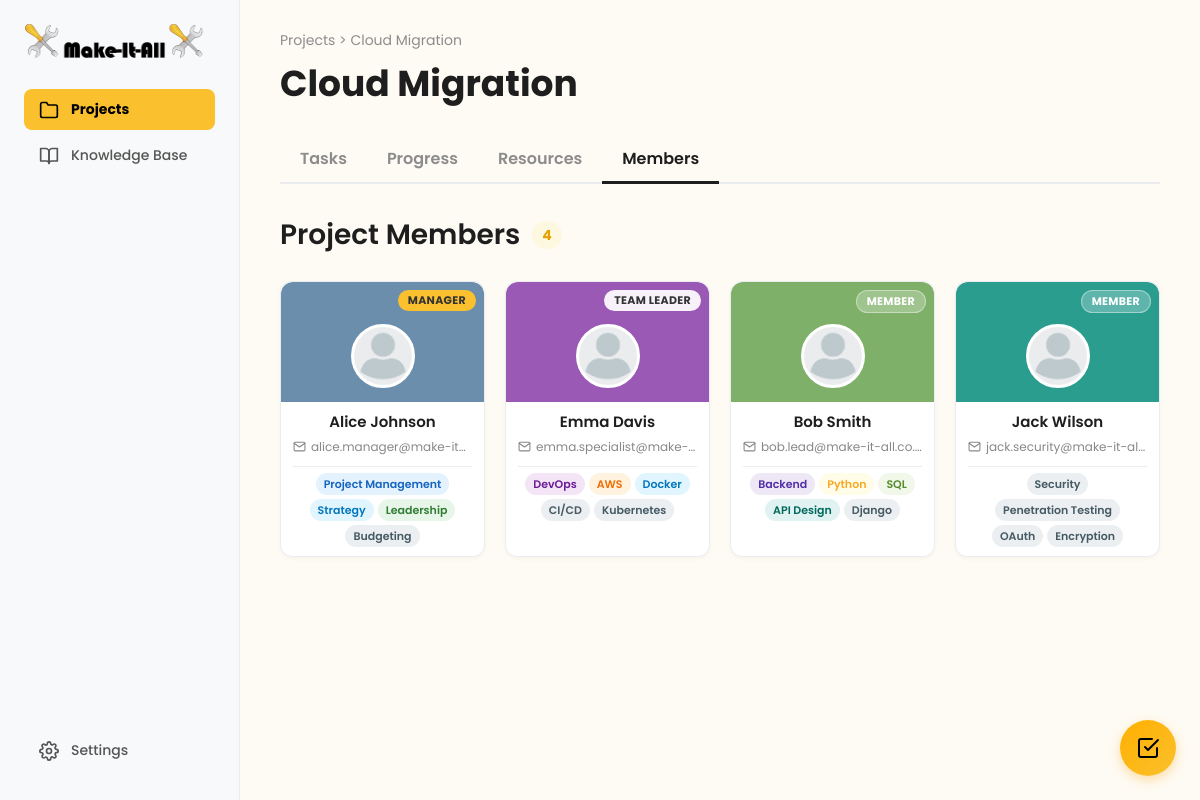
The app's page /user/project/project-members.php?project_id=5 (signed in) with its own data.
### tables this page shows
CREATE TABLE projects (
    project_id INT AUTO_INCREMENT PRIMARY KEY,
    project_name VARCHAR(255) NOT NULL,
    description TEXT,
    created_by INT NOT NULL COMMENT 'Manager who created the project',
    team_leader_id INT NULL COMMENT 'Assigned team leader',
    start_date DATE NOT NULL,
    deadline DATE NOT NULL,
    estimated_completion_date DATE NULL COMMENT 'Calculated based on velocity',
    completed_date DATE NULL,
    status ENUM('planning', 'active', 'on_hold', 'completed', 'archived') DEFAULT 'active',
    priority ENUM('low', 'medium', 'high') DEFAULT 'medium',
    completion_percentage DECIMAL(5,2) DEFAULT 0.00,
    overdue_tasks_count INT DEFAULT 0,
    resource_level ENUM('sufficient', 'tight', 'under_resourced') DEFAULT 'sufficient',
    created_at TIMESTAMP DEFAULT CURRENT_TIMESTAMP,
    updated_at TIMESTAMP DEFAULT CURRENT_TIMESTAMP ON UPDATE CURRENT_TIMESTAMP,
    archived_at TIMESTAMP NULL,
    FOREIGN KEY (created_by) REFERENCES users(user_id) ON DELETE RESTRICT,
    FOREIGN KEY (team_leader_id) REFERENCES users(user_id) ON DELETE SET NULL,
    INDEX idx_status (status),
    INDEX idx_created_by (created_by),
    INDEX idx_team_leader (team_leader_id),
    INDEX idx_deadline (deadline),
    INDEX idx_priority (priority)
);

CREATE TABLE users (
    user_id INT AUTO_INCREMENT PRIMARY KEY,
    email VARCHAR(255) NOT NULL UNIQUE,
    password_hash VARCHAR(255) NULL COMMENT 'NULL for non-registered employees',
    is_registered BOOLEAN DEFAULT FALSE,
    first_name VARCHAR(100) NOT NULL,
    last_name VARCHAR(100) NOT NULL,
    profile_picture VARCHAR(255) DEFAULT '/default-avatar.png',
    role ENUM('manager', 'team_leader', 'team_member', 'technical_specialist') NOT NULL DEFAULT 'team_member',
    department VARCHAR(100),
    specialties TEXT COMMENT 'JSON array: ["Frontend", "React", "UX Design"]',
    manager_id INT NULL COMMENT 'Self-referencing FK - who manages this user',
    is_active BOOLEAN DEFAULT TRUE,
    last_login TIMESTAMP NULL,
    created_at TIMESTAMP DEFAULT CURRENT_TIMESTAMP,
    updated_at TIMESTAMP DEFAULT CURRENT_TIMESTAMP ON UPDATE CURRENT_TIMESTAMP,
    FOREIGN KEY (manager_id) REFERENCES users(user_id) ON DELETE SET NULL,
    INDEX idx_email (email),
    INDEX idx_role (role),
    INDEX idx_manager (manager_id),
    INDEX idx_is_registered (is_registered),
    INDEX idx_is_active (is_active)
);

CREATE TABLE project_members (
    project_member_id INT AUTO_INCREMENT PRIMARY KEY,
    project_id INT NOT NULL,
    user_id INT NOT NULL,
    project_role ENUM('team_leader', 'member') DEFAULT 'member',
    joined_at TIMESTAMP DEFAULT CURRENT_TIMESTAMP,
    left_at TIMESTAMP NULL COMMENT 'Soft delete - set when member leaves project',
    FOREIGN KEY (project_id) REFERENCES projects(project_id) ON DELETE CASCADE,
    FOREIGN KEY (user_id) REFERENCES users(user_id) ON DELETE CASCADE,
    UNIQUE KEY unique_project_user (project_id, user_id),
    INDEX idx_project (project_id),
    INDEX idx_user (user_id),
    INDEX idx_left_at (left_at)
);

### actions/guard_project_access.php (called while the page is built, shortened)
<?php
function guardProjectAccess(PDO $db, int $projectId, int $userId): array
{
    $stmt = $db->prepare("
        SELECT
            p.project_id,
            p.project_name,
            p.description,
            p.status,
            p.deadline,
            p.team_leader_id,
            p.created_by,
            CASE WHEN p.team_leader_id = :uid THEN 1 ELSE 0 END AS is_team_leader,
            CASE WHEN pm.user_id IS NOT NULL THEN 1 ELSE 0 END AS is_member
        FROM projects p
        LEFT JOIN project_members pm
            ON pm.project_id = p.project_id
           AND pm.user_id = :uid
           AND pm.left_at IS NULL
        WHERE p.project_id = :pid
          AND (
              p.created_by = :uid
              OR p.team_leader_id = :uid
              OR pm.user_id IS NOT NULL
          )
        LIMIT 1
    ");
    $stmt->execute([':pid' => $projectId, ':uid' => $userId]);
    $project = $stmt->fetch(PDO::FETCH_ASSOC);
    $roleLower = strtolower((string)($_SESSION['role'] ?? ''));
    $isManager = ($roleLower === 'manager');
    $isTeamLeaderOfThisProject = ((int)$project['is_team_leader'] === 1);
    $canManageProject = $isManager || $isTeamLeaderOfThisProject;
    $canCloseProject = $isManager;
    return [
        'project' => $project,
        'isManager' => $isManager,
        'isTeamLeaderOfThisProject' => $isTeamLeaderOfThisProject,
        'canManageProject' => $canManageProject,
        'canCloseProject' => $canCloseProject,
    ];
}

### user/project/project-members.php (the view, shortened to what this page needs)
<?php
require_once __DIR__ . "/../../actions/guard_project_access.php";
$projectId = $_SESSION['current_project_id'] ?? null;
$userId = (int) $_SESSION['user_id'];
$database = new Database();
$pdo = $database->getConnection();
$access = guardProjectAccess($pdo, (int) $projectId, $userId);
$project = $access['project'];
$isManager = $access['isManager'];
$bannerColors = [
    '#5B9BD5', '#7FB069', '#9B59B6', '#D4926F', '#45B7B8',
    '#6C8EAD', '#2A9D8F', '#B56576', '#52796F', '#7D8FA0',
];
$specialtyClassMap = [
    'Project Management' => 'spec-project-management',
    'Strategy'           => 'spec-strategy',
    'Leadership'         => 'spec-leadership',
    'Backend'            => 'spec-backend',
    'Python'             => 'spec-python',
    'SQL'                => 'spec-sql',
    'API Design'         => 'spec-api-design',
    'Frontend'           => 'spec-frontend',
    'React'              => 'spec-react',
    'CSS'                => 'spec-css',
    'JavaScript'         => 'spec-javascript',
    'Node.js'            => 'spec-node-js',
    'MongoDB'            => 'spec-mongodb',
    'DevOps'             => 'spec-devops',
    'AWS'                => 'spec-aws',
    'Docker'             => 'spec-docker',
    'CI/CD'              => 'spec-ci-cd',
    'UI Design'          => 'spec-ui-design',
    'Figma'              => 'spec-figma',
    'Prototyping'        => 'spec-prototyping',
];
$stmt = $pdo->prepare("
    SELECT
        u.user_id, u.first_name, u.last_name, u.email,
        u.profile_picture, u.specialties, u.role AS system_role,
        pm.project_role
    FROM project_members pm
    INNER JOIN users u ON u.user_id = pm.user_id
    WHERE pm.project_id = :pid AND pm.left_at IS NULL
    ORDER BY
        CASE pm.project_role
            WHEN 'team_leader' THEN 1
            ELSE 2
        END,
        u.first_name ASC
");
$stmt->execute([':pid' => $projectId]);
$members = $stmt->fetchAll(PDO::FETCH_ASSOC);
$managerId = (int) $project['created_by'];
$teamLeaderId = (int) $project['team_leader_id'];
$managerInList = false;
if (!$managerInList) {
    $stmt = $pdo->prepare("
        SELECT user_id, first_name, last_name, email, profile_picture, specialties, role AS system_role
        FROM users WHERE user_id = :uid
    ");
    $stmt->execute([':uid' => $managerId]);
    $manager = $stmt->fetch(PDO::FETCH_ASSOC);
    if ($manager) {
        $manager['project_role'] = 'manager';
        array_unshift($members, $manager);
    }
}
$memberCount = count($members);
function getMemberColor($uid, $bannerColors, &$colorMap) {
    $color = $bannerColors[array_rand($bannerColors)];
    return $color;
}
?>
<!DOCTYPE html>
<html lang="en">
<head>
    <link rel="stylesheet" href="../dashboard.css">
    <link rel="stylesheet" href="progress.css">
    <link rel="stylesheet" href="project-members.css">
</head>
<body id="project-members-page">
<?php include '../to-do/todo_widget.php'; ?>
<div class="dashboard-container">
    <nav class="sidebar">
        <div class="nav-top">
            <div class="logo-container">
                <img src="../logo.png" alt="Make-It-All Logo" class="logo-icon">
            </div>
            <ul class="nav-main">
                <li class="active-parent">
                    <a href="projects-overview.php"><i data-feather="folder"></i>Projects</a>
                </li>
                <li><a href="../knowledge-base/knowledge-base.html"><i data-feather="book-open"></i>Knowledge Base</a></li>
            </ul>
        </div>
        <div class="nav-footer">
            <ul>
                <li><a href="../settings.php"><i data-feather="settings"></i>Settings</a></li>
            </ul>
        </div>
    </nav>
    <main class="main-content">
        <header class="project-header">
            <div class="project-header-top">
                <div class="breadcrumbs-title">
                    <p class="breadcrumbs"><a href="projects-overview.php">Projects</a> > <span id="project-name-breadcrumb"><?= htmlspecialchars($project['project_name']) ?></span></p>
                    <h1 id="project-name-header"><?= htmlspecialchars($project['project_name']) ?></h1>
                </div>
            </div>
            <nav class="project-nav" id="project-nav-links">
                <a href="#">Tasks</a>
                <a href="#">Progress</a>
                <a href="#">Resources</a>
                <a href="#" class="active">Members</a>
            </nav>
        </header>
        <div class="members-content">
            <div class="members-header">
                <h2>
                    Project Members
                    <span class="members-count-badge" id="members-count"><?= $memberCount ?></span>
                </h2>
            </div>
            <div class="members-grid" id="members-grid">
                <?php foreach ($members as $member): ?>
                    <?php
                        $uid = (int) $member['user_id'];
                        $fullName = htmlspecialchars($member['first_name'] . ' ' . $member['last_name']);
                        $email = htmlspecialchars($member['email']);
                        $profilePic = htmlspecialchars($member['profile_picture']);
                        $bannerColor = getMemberColor($uid, $bannerColors, $_SESSION['employee_colors']);
                        $displayRole = 'Member';
                        $roleClass = 'role-member';
                        if ($uid === $managerId) {
                            $displayRole = 'Manager';
                            $roleClass = 'role-manager';
                        } elseif ($uid === $teamLeaderId || $member['project_role'] === 'team_leader') {
                            $displayRole = 'Team Leader';
                            $roleClass = 'role-team-leader';
                        }
                        $specialties = [];
                        if (!empty($member['specialties'])) {
                            $specialties = json_decode($member['specialties'], true)
                                ?? explode(',', $member['specialties']);
                            $specialties = array_map('trim', $specialties);
                        }
                        $isClickable = $isManager && $uid !== $userId;
                        $cardClasses = 'member-card' . ($isClickable ? ' clickable' : '');
                    ?>
                    <div class="<?= $cardClasses ?>" data-user-id="<?= $uid ?>"<?php if ($isClickable): ?> data-profile-url="../employees/employee-profile.php?id=<?= $uid ?>"<?php endif; ?>>
                        <div class="member-card-top" style="background-color: <?= htmlspecialchars($bannerColor) ?>;">
                            <span class="member-role-badge <?= $roleClass ?>"><?= $displayRole ?></span>
                            <div class="member-avatar">
                                <img src="<?= $profilePic ?>" alt="<?= $fullName ?>">
                            </div>
                        </div>
                        <div class="member-card-body">
                            <h4 class="member-name"><?= $fullName ?></h4>
                            <p class="member-email">
                                <i data-feather="mail"></i>
                                <span><?= $email ?></span>
                            </p>
                            <?php if (!empty($specialties)): ?>
                                <div class="member-specialties">
                                    <?php foreach ($specialties as $skill): ?>
                                        <?php $skillClass = $specialtyClassMap[trim($skill)] ?? 'spec-default'; ?>
                                        <span class="specialty-pill <?= $skillClass ?>">
                                            <?= htmlspecialchars(trim($skill)) ?>
                                        </span>
                                    <?php endforeach; ?>
                                </div>
                            <?php endif; ?>
                        </div>
                    </div>
                <?php endforeach; ?>
            </div>
        </div>
    </main>
</div>
</body>
</html>

### user/dashboard.css (style rules this page uses)
html, body { height: 100%; }
body { background: #FEFBF4; font-family: 'Poppins', sans-serif; margin: 0; height: 100vh; color: #1E1E1E; overflow: hidden; }
* { box-sizing: border-box; }
a { color: #1E1E1E; transition: color 0.2s ease; }
.dashboard-container { display: flex; width: 100%; height: 100vh; }
.sidebar { width: 240px; flex-shrink: 0; background: #F8F9FA; padding: 24px; display: flex; flex-direction: column; justify-content: space-between; border-right: 1px solid #EAECEE; }
.logo-container { display: flex; align-items: center; gap: 8px; font-size: 20px; font-weight: 700; margin-bottom: 30px; }
.logo-icon { width: 180px; height: 35px; }
.sidebar ul { list-style: none; padding: 0; margin: 0; }
.sidebar ul a { display: flex; align-items: center; gap: 12px; padding: 10px 15px; text-decoration: none; color: #555; font-weight: 500; border-radius: 8px; margin-bottom: 5px; font-size: 14px; }
.sidebar ul a svg { width: 20px; height: 20px; }
.sidebar ul.nav-main>li.active-parent>a { background: #FBC02D; color: black; font-weight: 700; }
.main-content { flex: 1; padding: 0; display: flex; flex-direction: column; min-height: 0; overflow-y: auto; height: 100vh; }
.project-header { display: flex; flex-direction: column; padding: 30px 40px 0 40px; flex-shrink: 0; }
.project-header-top { display: flex; justify-content: space-between; align-items: center; width: 100%; }
.breadcrumbs-title { display: flex; flex-direction: column; }
.breadcrumbs { font-size: 14px; color: #8C8C8C; margin: 0; }
.breadcrumbs a { color: #8C8C8C; text-decoration: none; transition: color 0.2s ease; }
.project-header h1 { font-size: 36px; font-weight: 700; margin: 5px 0 10px 0; }
.project-nav { display: flex; border-bottom: 2px solid #EAECEE; margin-top: 15px; }
.project-nav a { padding: 10px 20px; text-decoration: none; color: #8C8C8C; font-weight: 600; font-size: 16px; margin-bottom: -2px; border-bottom: 3px solid transparent; }
.project-nav a.active { color: #1E1E1E; border-bottom-color: #1E1E1E; }

### records on screen
projects: project_name "Cloud Migration"
users: displayRole "MANAGER", profile_picture (placeholder picture), fullName "Alice Johnson", email "alice.manager@make-it…", specialties "Project Management", specialties "Strategy", specialties "Leadership", specialties "Budgeting"
project_members: displayRole "TEAM LEADER", user.profile_picture (placeholder picture), user.last_name "Emma Davis", user.email "emma.specialist@make-…", user.specialties "DevOps", user.specialties "AWS", user.specialties "Docker", user.specialties "CI/CD", user.specialties "Kubernetes"
project_members: displayRole "MEMBER", user.profile_picture (placeholder picture), user.last_name "Bob Smith", user.email "bob.lead@make-it-all.co.…", user.specialties "Backend", user.specialties "Python", user.specialties "SQL", user.specialties "API Design", user.specialties "Django"
project_members: displayRole "MEMBER", user.profile_picture (placeholder picture), user.last_name "Jack Wilson", user.email "jack.security@make-it-al…", user.specialties "Security", user.specialties "Penetration Testing", user.specialties "OAuth", user.specialties "Encryption"

### other values on screen
$memberCount "4"
